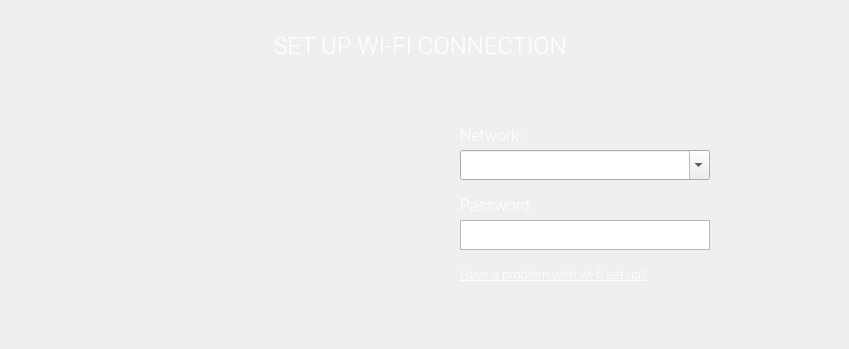
    <widget class="QWidget" name="step3">
     <widget class="QLabel" name="s3_label_4">
      <property name="geometry">
       <rect>
        <x>460</x>
        <y>250</y>
        <width>271</width>
        <height>50</height>
       </rect>
      </property>
      <property name="palette">
       <palette>
        <active>
         <colorrole role="WindowText">
          <brush brushstyle="SolidPattern">
           <color alpha="255">
            <red>255</red>
            <green>255</green>
            <blue>255</blue>
           </color>
          </brush>
         </colorrole>
        </active>
        <inactive>
         <colorrole role="WindowText">
          <brush brushstyle="SolidPattern">
           <color alpha="255">
            <red>255</red>
            <green>255</green>
            <blue>255</blue>
           </color>
          </brush>
         </colorrole>
        </inactive>
        <disabled>
         <colorrole role="WindowText">
          <brush brushstyle="SolidPattern">
           <color alpha="255">
            <red>120</red>
            <green>120</green>
            <blue>120</blue>
           </color>
          </brush>
         </colorrole>
        </disabled>
       </palette>
      </property>
      <property name="font">
       <font>
        <family>Roboto Light</family>
        <pointsize>12</pointsize>
        <underline>false</underline>
       </font>
      </property>
      <property name="text">
       <string>&lt;html&gt;&lt;head/&gt;&lt;body&gt;&lt;p&gt;&lt;a href=&quot;http://TODO&quot;&gt;&lt;span style=&quot; font-size:10pt; text-decoration: underline; color:#ffffff;&quot;&gt;Have a problem with wi-fi set up?&lt;/span&gt;&lt;/a&gt;&lt;/p&gt;&lt;/body&gt;&lt;/html&gt;</string>
      </property>
      <property name="alignment">
       <set>Qt::AlignLeading|Qt::AlignLeft|Qt::AlignVCenter</set>
      </property>
      <property name="openExternalLinks">
       <bool>true</bool>
      </property>
     </widget>
     <widget class="QTextEdit" name="s3_wifiPass">
      <property name="geometry">
       <rect>
        <x>460</x>
        <y>220</y>
        <width>250</width>
        <height>30</height>
       </rect>
      </property>
     </widget>
     <widget class="QLabel" name="s3_label_2">
      <property name="geometry">
       <rect>
        <x>0</x>
        <y>20</y>
        <width>840</width>
        <height>50</height>
       </rect>
      </property>
      <property name="palette">
       <palette>
        <active>
         <colorrole role="WindowText">
          <brush brushstyle="SolidPattern">
           <color alpha="255">
            <red>255</red>
            <green>255</green>
            <blue>255</blue>
           </color>
          </brush>
         </colorrole>
        </active>
        <inactive>
         <colorrole role="WindowText">
          <brush brushstyle="SolidPattern">
           <color alpha="255">
            <red>255</red>
            <green>255</green>
            <blue>255</blue>
           </color>
          </brush>
         </colorrole>
        </inactive>
        <disabled>
         <colorrole role="WindowText">
          <brush brushstyle="SolidPattern">
           <color alpha="255">
            <red>120</red>
            <green>120</green>
            <blue>120</blue>
           </color>
          </brush>
         </colorrole>
        </disabled>
       </palette>
      </property>
      <property name="font">
       <font>
        <family>Roboto Light</family>
        <pointsize>18</pointsize>
        <weight>50</weight>
        <bold>false</bold>
       </font>
      </property>
      <property name="text">
       <string>SET UP WI-FI CONNECTION</string>
      </property>
      <property name="alignment">
       <set>Qt::AlignCenter</set>
      </property>
     </widget>
     <widget class="QLabel" name="s3_label_3">
      <property name="geometry">
       <rect>
        <x>460</x>
        <y>110</y>
        <width>180</width>
        <height>50</height>
       </rect>
      </property>
      <property name="palette">
       <palette>
        <active>
         <colorrole role="WindowText">
          <brush brushstyle="SolidPattern">
           <color alpha="255">
            <red>255</red>
            <green>255</green>
            <blue>255</blue>
           </color>
          </brush>
         </colorrole>
        </active>
        <inactive>
         <colorrole role="WindowText">
          <brush brushstyle="SolidPattern">
           <color alpha="255">
            <red>255</red>
            <green>255</green>
            <blue>255</blue>
           </color>
          </brush>
         </colorrole>
        </inactive>
        <disabled>
         <colorrole role="WindowText">
          <brush brushstyle="SolidPattern">
           <color alpha="255">
            <red>120</red>
            <green>120</green>
            <blue>120</blue>
           </color>
          </brush>
         </colorrole>
        </disabled>
       </palette>
      </property>
      <property name="font">
       <font>
        <family>Roboto Light</family>
        <pointsize>12</pointsize>
       </font>
      </property>
      <property name="text">
       <string>Network:</string>
      </property>
      <property name="alignment">
       <set>Qt::AlignLeading|Qt::AlignLeft|Qt::AlignVCenter</set>
      </property>
     </widget>
     <widget class="QComboBox" name="s3_wifiName">
      <property name="geometry">
       <rect>
        <x>460</x>
        <y>150</y>
        <width>250</width>
        <height>30</height>
       </rect>
      </property>
      <property name="autoFillBackground">
       <bool>false</bool>
      </property>
      <property name="styleSheet">
       <string notr="true"/>
      </property>
      <property name="editable">
       <bool>true</bool>
      </property>
      <property name="insertPolicy">
       <enum>QComboBox::InsertAlphabetically</enum>
      </property>
     </widget>
     <widget class="QLabel" name="s3_label">
      <property name="geometry">
       <rect>
        <x>100</x>
        <y>110</y>
        <width>350</width>
        <height>230</height>
       </rect>
      </property>
      <property name="maximumSize">
       <size>
        <width>491</width>
        <height>331</height>
       </size>
      </property>
      <property name="text">
       <string/>
      </property>
      <property name="pixmap">
       <pixmap resource="wizard.qrc">:/img/laptop2.png</pixmap>
      </property>
      <property name="alignment">
       <set>Qt::AlignCenter</set>
      </property>
     </widget>
     <widget class="QLabel" name="s3_label_12">
      <property name="geometry">
       <rect>
        <x>460</x>
        <y>180</y>
        <width>180</width>
        <height>50</height>
       </rect>
      </property>
      <property name="palette">
       <palette>
        <active>
         <colorrole role="WindowText">
          <brush brushstyle="SolidPattern">
           <color alpha="255">
            <red>255</red>
            <green>255</green>
            <blue>255</blue>
           </color>
          </brush>
         </colorrole>
        </active>
        <inactive>
         <colorrole role="WindowText">
          <brush brushstyle="SolidPattern">
           <color alpha="255">
            <red>255</red>
            <green>255</green>
            <blue>255</blue>
           </color>
          </brush>
         </colorrole>
        </inactive>
        <disabled>
         <colorrole role="WindowText">
          <brush brushstyle="SolidPattern">
           <color alpha="255">
            <red>120</red>
            <green>120</green>
            <blue>120</blue>
           </color>
          </brush>
         </colorrole>
        </disabled>
       </palette>
      </property>
      <property name="font">
       <font>
        <family>Roboto Light</family>
        <pointsize>12</pointsize>
       </font>
      </property>
      <property name="text">
       <string>Password:</string>
      </property>
      <property name="alignment">
       <set>Qt::AlignLeading|Qt::AlignLeft|Qt::AlignVCenter</set>
      </property>
     </widget>
    </widget>
